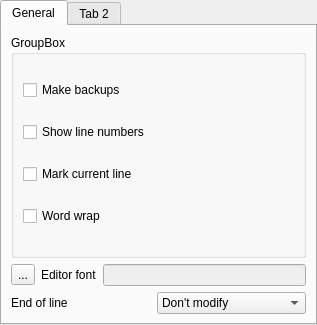
<ui version="4.0" >
 <author>Diego Iastrubni &lt;elcuco@kde.org></author>
 <class>EditorCfgUI</class>
 <widget class="QWidget" name="EditorCfgUI" >
  <property name="geometry" >
   <rect>
    <x>0</x>
    <y>0</y>
    <width>317</width>
    <height>325</height>
   </rect>
  </property>
  <property name="windowTitle" >
   <string>Form</string>
  </property>
  <layout class="QVBoxLayout" >
   <property name="margin" >
    <number>0</number>
   </property>
   <property name="spacing" >
    <number>0</number>
   </property>
   <item>
    <widget class="QTabWidget" name="tabWidget" >
     <property name="currentIndex" >
      <number>0</number>
     </property>
     <widget class="QWidget" name="tab" >
      <attribute name="title" >
       <string>General</string>
      </attribute>
      <layout class="QVBoxLayout" >
       <property name="margin" >
        <number>9</number>
       </property>
       <property name="spacing" >
        <number>6</number>
       </property>
       <item>
        <widget class="QGroupBox" name="groupBox" >
         <property name="title" >
          <string>GroupBox</string>
         </property>
         <layout class="QVBoxLayout" >
          <property name="margin" >
           <number>9</number>
          </property>
          <property name="spacing" >
           <number>6</number>
          </property>
          <item>
           <widget class="QCheckBox" name="cbMakeBackup" >
            <property name="text" >
             <string>Make backups</string>
            </property>
           </widget>
          </item>
          <item>
           <widget class="QCheckBox" name="cbShowLineNumbers" >
            <property name="text" >
             <string>Show line numbers</string>
            </property>
           </widget>
          </item>
          <item>
           <widget class="QCheckBox" name="cbMarkCurrentLine" >
            <property name="text" >
             <string>Mark current line</string>
            </property>
           </widget>
          </item>
          <item>
           <widget class="QCheckBox" name="cbWorkWrap" >
            <property name="text" >
             <string>Word wrap</string>
            </property>
           </widget>
          </item>
         </layout>
        </widget>
       </item>
       <item>
        <layout class="QHBoxLayout" >
         <property name="margin" >
          <number>0</number>
         </property>
         <property name="spacing" >
          <number>6</number>
         </property>
         <item>
          <widget class="QToolButton" name="btnChooseFont" >
           <property name="text" >
            <string>...</string>
           </property>
          </widget>
         </item>
         <item>
          <widget class="QLabel" name="label" >
           <property name="text" >
            <string>Editor font</string>
           </property>
          </widget>
         </item>
         <item>
          <widget class="QLineEdit" name="lineEdit" >
           <property name="enabled" >
            <bool>false</bool>
           </property>
           <property name="readOnly" >
            <bool>true</bool>
           </property>
          </widget>
         </item>
        </layout>
       </item>
       <item>
        <layout class="QHBoxLayout" >
         <property name="margin" >
          <number>0</number>
         </property>
         <property name="spacing" >
          <number>6</number>
         </property>
         <item>
          <widget class="QLabel" name="label_2" >
           <property name="text" >
            <string>End of line</string>
           </property>
          </widget>
         </item>
         <item>
          <widget class="QComboBox" name="comboEOL" >
           <item>
            <property name="text" >
             <string>Don't modify</string>
            </property>
           </item>
           <item>
            <property name="text" >
             <string>Unix (CR)</string>
            </property>
           </item>
           <item>
            <property name="text" >
             <string>DOS/Window (CR/LF)</string>
            </property>
           </item>
           <item>
            <property name="text" >
             <string>Mac (LF)</string>
            </property>
           </item>
          </widget>
         </item>
        </layout>
       </item>
      </layout>
     </widget>
     <widget class="QWidget" name="tab_2" >
      <attribute name="title" >
       <string>Tab 2</string>
      </attribute>
     </widget>
    </widget>
   </item>
  </layout>
 </widget>
 <layoutdefault spacing="0" margin="0" />
 <resources/>
 <connections/>
</ui>
